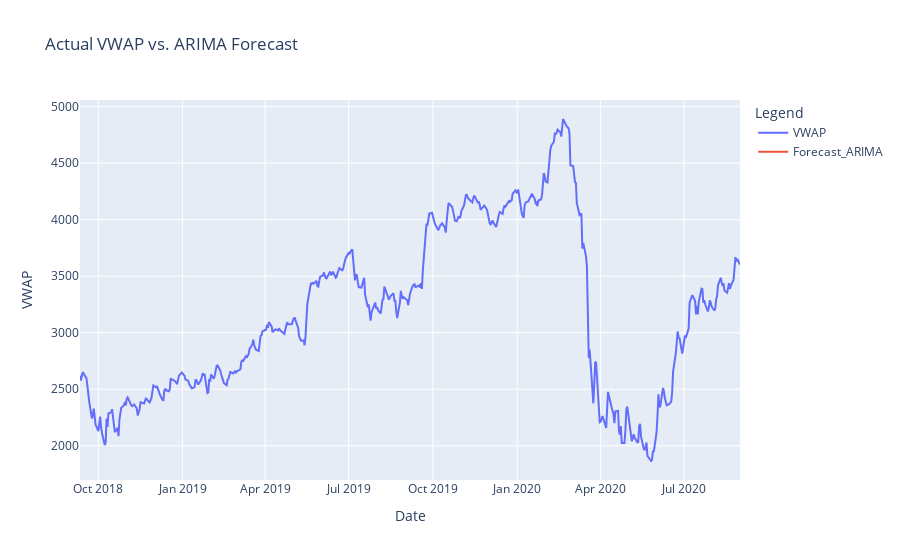

The code cell stored with this chart in its notebook:
### Code cell
import pandas as pd
from pmdarima import auto_arima
import warnings
import plotly.express as px

# Load the dataset
df = pd.read_csv('BAJFINANCE.csv')
df.set_index('Date', inplace=True)

# Create lag features
lag_features = ['High', 'Low', 'Volume', 'Turnover', 'Trades']
window1 = 3
window2 = 7

for feature in lag_features:
    df[feature + '_rolling_mean_3'] = df[feature].rolling(window=window1).mean()
    df[feature + '_rolling_mean_7'] = df[feature].rolling(window=window2).mean()

    df[feature + '_rolling_std_3'] = df[feature].rolling(window=window1).std()
    df[feature + '_rolling_std_7'] = df[feature].rolling(window=window2).std()

df.dropna(inplace=True)

ind_features = ['High_rolling_mean_3', 'High_rolling_mean_7',
                'Low_rolling_mean_3', 'Low_rolling_mean_7',
                'Volume_rolling_mean_3', 'Volume_rolling_mean_7',
                'Turnover_rolling_mean_3', 'Turnover_rolling_mean_7',
                'Trades_rolling_mean_3', 'Trades_rolling_mean_7',
                'High_rolling_std_3', 'High_rolling_std_7',
                'Low_rolling_std_3', 'Low_rolling_std_7',
                'Volume_rolling_std_3', 'Volume_rolling_std_7',
                'Turnover_rolling_std_3', 'Turnover_rolling_std_7',
                'Trades_rolling_std_3', 'Trades_rolling_std_7']

# Split the data into training and test sets
training_data = df.iloc[:1800]
test_data = df.iloc[1800:]

# Filter out the exogenous variables for training and test
training_exog = training_data[ind_features]
test_exog = test_data[ind_features]

# Auto ARIMA model fitting
warnings.filterwarnings('ignore')
model = auto_arima(y=training_data['VWAP'], exogenous=training_exog, trace=True)
fitted_model = model.fit(y=training_data['VWAP'], exogenous=training_exog)

# Make predictions using the fitted ARIMA model
forecast = fitted_model.predict(n_periods=len(test_data), exogenous=test_exog)

# Add the forecasted values to the test_data DataFrame
test_data['Forecast_ARIMA'] = forecast

# Create an interactive plot using plotly
fig = px.line(test_data, x=test_data.index, y=['VWAP', 'Forecast_ARIMA'],
              title='Actual VWAP vs. ARIMA Forecast')
fig.update_layout(xaxis_title='Date', yaxis_title='VWAP', legend_title='Legend')
fig.show()

### Figure 1 — Plotly figure (JSON) as saved in the notebook; plotly's stock layout.template omitted (floating-point values rounded to 4 significant figures; data arrays with more than 128 entries replaced by an {"elided": "..."} marker saying what was removed)
{"data": [{"hovertemplate": "variable=VWAP<br>Date=%{x}<br>value=%{y}<extra></extra>", "legendgroup": "VWAP", "line": {"color": "#636efa", "dash": "solid"}, "marker": {"symbol": "circle"}, "mode": "lines", "name": "VWAP", "orientation": "v", "showlegend": true, "type": "scatter", "x": {"elided": "485 str values"}, "xaxis": "x", "y": {"elided": "485 float values"}, "yaxis": "y"}, {"hovertemplate": "variable=Forecast_ARIMA<br>Date=%{x}<br>value=%{y}<extra></extra>", "legendgroup": "Forecast_ARIMA", "line": {"color": "#EF553B", "dash": "solid"}, "marker": {"symbol": "circle"}, "mode": "lines", "name": "Forecast_ARIMA", "orientation": "v", "showlegend": true, "type": "scatter", "x": {"elided": "485 str values"}, "xaxis": "x", "y": {"elided": "485 null values"}, "yaxis": "y"}], "layout": {"legend": {"title": {"text": "Legend"}, "tracegroupgap": 0}, "title": {"text": "Actual VWAP vs. ARIMA Forecast"}, "xaxis": {"anchor": "y", "domain": [0, 1], "title": {"text": "Date"}}, "yaxis": {"anchor": "x", "domain": [0, 1], "title": {"text": "VWAP"}}}}
